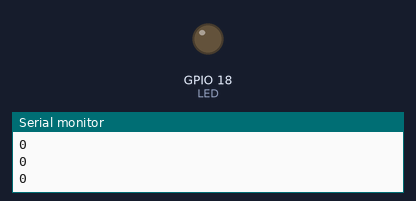
Recording of a sketch running on a simulated ESP32. Parts: output pins drawn as LEDs (lit = HIGH), the last lines printed to the serial monitor. Dashed ring = blinking. Random numbers use the default seed unless the sketch sets one.

Above: at 1.5 s.
At 3.1 s:
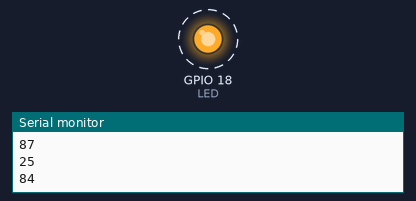
Timing chart, 0 to 4.0 s (numbered marks = the images above):
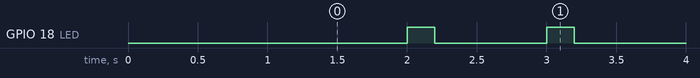

The sketch:

2.ino
```cpp
#include <Arduino.h>
#define LED 18
int list_acc[50] ;
int idx = 0;
bool send_flag = false;
void setup() {
  pinMode(LED,OUTPUT);
  randomSeed(analogRead(0));
  Serial.begin(115200);
  delay(1000);

  xTaskCreate(Tarea1,"Tarea1",10000,NULL,0,NULL);
  xTaskCreate(Tarea2,"Tarea2",10000,NULL,1,NULL);
  xTaskCreate(Tarea3,"Tarea3",10000,NULL,1,NULL);

}

void loop() {
  delay(1000);
}

void Tarea1( void * parameter )
{
    while(true){
    int acc = random(0,100);
    list_acc[idx] = acc;
    idx = (idx+1)%10;
    delay(100);
    }
    vTaskDelete( NULL );
}

void Tarea2( void * parameter)
{

    while(true){

    for(int i=0;i<10;i++){
      Serial.println(list_acc[i]);
    }
    delay(1000);
    send_flag = true;
    }
    vTaskDelete( NULL );
}

void Tarea3( void * parameter)
{

    while(true){
    if (send_flag){
        digitalWrite(LED,HIGH);
        //Serial.println("LED ON");
        send_flag = false;
    }

    delay(200);
    //Serial.println("LED OFF");
    digitalWrite(LED,LOW);
    }
    vTaskDelete( NULL );
}
```

Measured:
- by itself, GPIO 18 (LED): alternates HIGH for 0.20 s and LOW for 0.80 s
